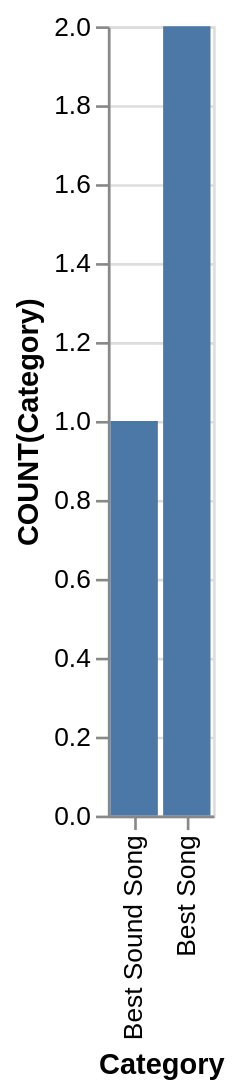

Write a Vega-Lite specification for this figure.
### Vega-Lite specification from a JSON file in a GitHub repository (floating-point values rounded to 4 significant figures)
{"data": {"values": [{"x_data": "Best Sound Song", "y_data": 1}, {"x_data": "Best Song", "y_data": 2}]}, "mark": "bar", "encoding": {"x": {"field": "x_data", "type": "nominal", "title": "Category", "sort": {"op": "sum", "field": "y_data", "order": "ascending"}}, "y": {"field": "y_data", "type": "quantitative", "title": "COUNT(Category)"}}}
